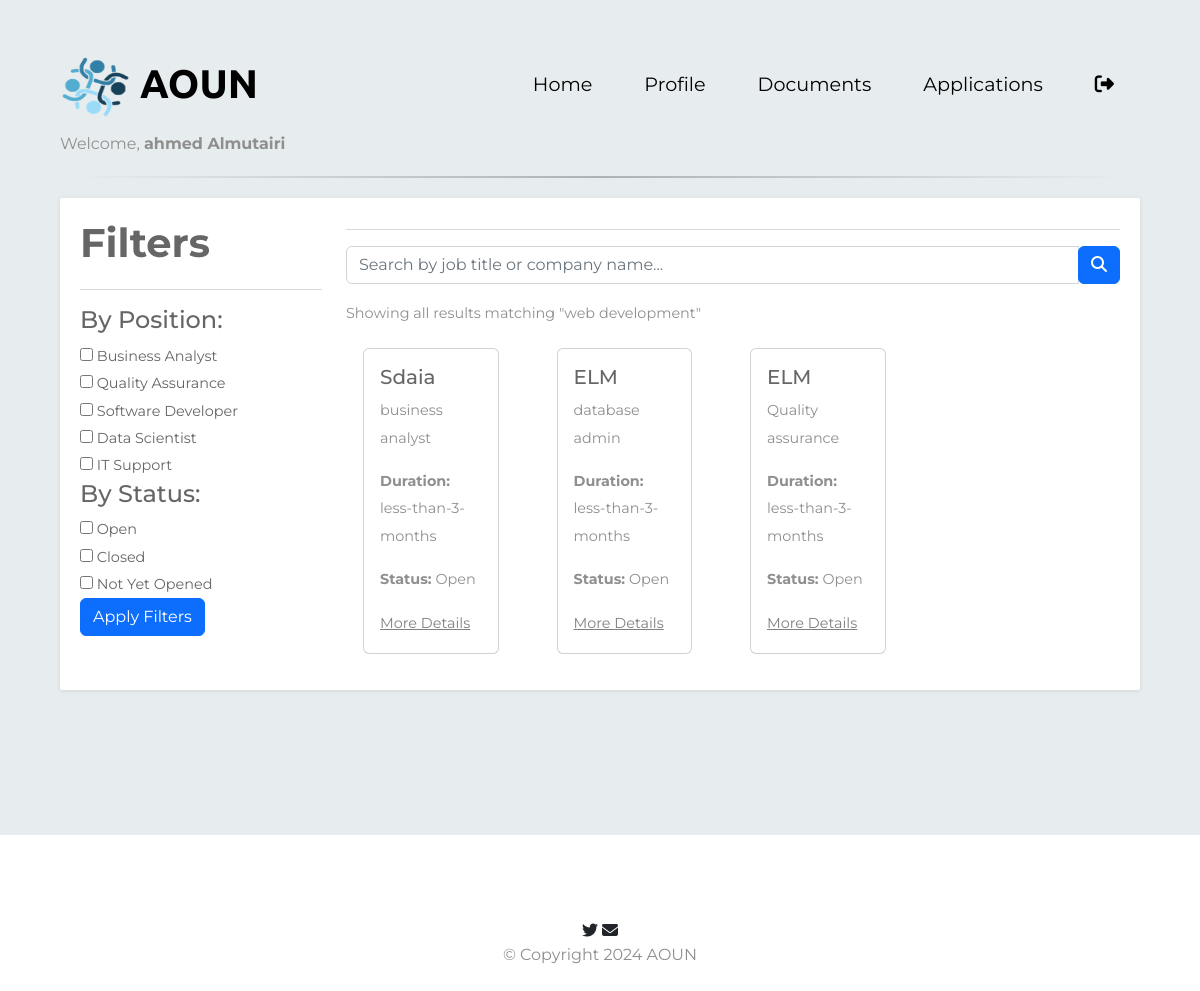
Screenshot of /HomePage_student (signed in) with the database file from the repository.
### flaskapp/flaskapp/models.py (models this page shows)
class Opportunity(db.Model):
    id = db.Column(db.Integer, primary_key=True)
    OppDuration = db.Column(db.String(50), nullable=False)
    OppCity = db.Column(db.String(50), nullable=False)
    OppJobTitle = db.Column(db.String(100), nullable=False)
    OppJobDesc = db.Column(db.Text, nullable=False)
    open_date = db.Column(db.DateTime, nullable=False)
    close_date = db.Column(db.DateTime, nullable=False)
    company_id = db.Column(db.Integer, db.ForeignKey('company.id'), nullable=False)
    applications = db.relationship('Apply', backref='applied_opportunities', lazy=True)

class Company(db.Model):
    id = db.Column(db.Integer, primary_key=True)
    CompName = db.Column(db.String(100), nullable=False)
    CompCity = db.Column(db.String(50), nullable=True)
    CompNum = db.Column(db.String(15), nullable=True)
    CompEmail = db.Column(db.String(100), nullable=False)
    CompWebsite = db.Column(db.String(100), nullable=True)
    CompIndustry = db.Column(db.String(100), nullable=True)
    CompPic = db.Column(db.String(200), nullable=True)
    CompPass = db.Column(db.String(100), nullable=False)
    CompFile = db.Column(db.String(100), nullable=False)
    verify = db.Column(db.Boolean, nullable=True, default=False)
    CompLogo = db.Column(db.String(100), nullable=True)
    opportunities = db.relationship('Opportunity', backref='company', lazy=True)

### flaskapp/flaskapp/app.py (the view, shortened to what this page needs)
@app.route('/HomePage_student', methods=['GET', 'POST'])
def HomePage_student():
    student = session.get('student')
    current_time = datetime.utcnow()
    search_query = request.args.get('search_query', '').strip()
    filter_category = request.args.get('filter_category', '').strip()
    filter_status = request.args.get('filter_status', '').strip()
    query = Opportunity.query
    if filter_category:
        query = query.filter(Opportunity.OppJobTitle.like(f"%{filter_category}%"))
    opportunities = query.all()
    return render_template('student/HomePage_student.html',
                           student=student,
                           opportunities=opportunities,
                           current_time=current_time,
                           search_query=search_query,
                           filter_category=filter_category,
                           filter_status=filter_status)

### flaskapp/flaskapp/templates/student/HomePage_student.html (shortened to what this page needs)
<!DOCTYPE html>
<html>
  <head>
    <link
      rel="stylesheet"
      href="https://cdn.jsdelivr.net/npm/bootstrap@5.2.0/dist/css/bootstrap.min.css"
    />
    <link
      rel="stylesheet"
      href="{{ url_for('static', filename='css/main.css') }}"
    />
    <link
      rel="stylesheet"
      href="{{ url_for('static', filename='css/student/stu_home.css') }}"
    />
  </head>
  <body>
    <section id="title">
      <div class="container-fluid">
        <nav class="navbar navbar-expand-lg navbar-dark">
          <a
            class="navbar-brand"
            href="{{ url_for('HomePage') }}"
            style="display: flex; align-items: center"
          >
            <img
              src="{{ url_for('static', filename='images/aounlogo.png') }}"
              alt="Website Logo"
              width="70"
              height="70"
              style="margin-right: 10px"
            />
            <span>AOUN</span>
          </a>
          <div class="collapse navbar-collapse" id="navbarTogglerDemo02">
            <ul class="navbar-nav ms-auto">
              <li class="nav-item">
                <a class="nav-link" href="{{ url_for('HomePage_student') }}"
                  >Home</a
                >
              </li>
              <li class="nav-item">
                <a class="nav-link" href="{{ url_for('profile') }}">Profile</a>
              </li>
              <li class="nav-item">
                <a class="nav-link" href="{{ url_for('doucment') }}"
                  >Documents</a
                >
              </li>
              <li class="nav-item">
                <a class="nav-link" href="{{ url_for('appliaction') }}"
                  >Applications</a
                >
              </li>
              <li class="nav-item">
                <a class="nav-link" href="{{ url_for('logout') }}"
                  ><i
                    class="fa-solid fa-right-from-bracket"
                    style="color: #000000"
                  ></i
                ></a>
              </li>
            </ul>
          </div>
        </nav>
        <div class="welcome">
          <p>
            Welcome,
            <strong>
              {% if student %} {{ student['StFName'] }} {{ student['StLName'] }}
              {% else %} No user found. {% endif %}
            </strong>
          </p>
        </div>
        <hr class="styled-hr" />
        <div class="row">
          <div class="container">
            <div class="row">
              <div class="col-md-12">
                <div class="grid search">
                  <div class="grid-body">
                    <div class="row">
                      <div class="col-md-3">
                        <h2 class="grid-title">Filters</h2>
                        <hr />
                        <form
                          action="{{ url_for('HomePage_student') }}"
                          method="GET"
                        >
                          <h4>By Position:</h4>
                          <div class="checkbox">
                            <label
                              ><input type="checkbox" name="filter_category"
                              value="Business Analyst" > Business
                              Analyst</label
                            >
                          </div>
                          <div class="checkbox">
                            <label
                              ><input type="checkbox" name="filter_category"
                              value="Quality Assurance" > Quality
                              Assurance</label
                            >
                          </div>
                          <div class="checkbox">
                            <label
                              ><input type="checkbox" name="filter_category"
                              value="Software Developer" >
                              Software Developer</label
                            >
                          </div>
                          <div class="checkbox">
                            <label
                              ><input type="checkbox" name="filter_category"
                              value="Data Scientist" > Data
                              Scientist</label
                            >
                          </div>
                          <div class="checkbox">
                            <label
                              ><input type="checkbox" name="filter_category"
                              value="IT Support" > IT Support</label
                            >
                          </div>
                          <h4>By Status:</h4>
                          <div class="checkbox">
                            <label
                              ><input type="checkbox" name="filter_status"
                              value="Open" > Open</label
                            >
                          </div>
                          <div class="checkbox">
                            <label
                              ><input type="checkbox" name="filter_status"
                              value="Closed" > Closed</label
                            >
                          </div>
                          <div class="checkbox">
                            <label
                              ><input type="checkbox" name="filter_status"
                              value="Not Yet Opened" > Not Yet
                              Opened</label
                            >
                          </div>
                          <button type="submit" class="btn btn-primary">
                            Apply Filters
                          </button>
                        </form>
                      </div>
                      <div class="col-md-9">
                        <hr />
                        <form
                          action="{{ url_for('HomePage_student') }}"
                          method="GET"
                          class="input-group mb-3"
                        >
                          <input
                            type="text"
                            name="search_query"
                            class="form-control"
                            value="{{ search_query }}"
                            placeholder="Search by job title or company name..."
                          />
                          <span class="input-group-btn">
                            <button class="btn btn-primary" type="submit">
                              <i class="fa fa-search"></i>
                            </button>
                          </span>
                        </form>
                        <p>Showing all results matching "web development"</p>
                        <div class="container">
                          <div class="row">
                            {% for opportunity in opportunities %}
                            <div class="col-md-3 mb-3">
                              <div class="card custom-card-size">
                                <div class="card-body">
                                  <h5 class="card-title">
                                    {{ opportunity.company.CompName }}
                                  </h5>
                                  <p class="card-text">
                                    {{ opportunity.OppJobTitle }}
                                  </p>
                                  <p class="card-text">
                                    <strong>Duration:</strong> {{
                                    opportunity.OppDuration }}
                                  </p>
                                  {% if opportunity.open_date > current_time %}
                                  <p class="card-text">
                                    <strong>Status:</strong> Not Yet Opened
                                  </p>
                                  {% elif opportunity.close_date < current_time
                                  %}
                                  <p class="card-text">
                                    <strong>Status:</strong> Closed
                                  </p>
                                  {% else %}
                                  <p class="card-text">
                                    <strong>Status:</strong> Open
                                  </p>
                                  {% endif %}
                                  <a
                                    href="#"
                                    class="more-details-link"
                                    data-bs-toggle="modal"
                                    data-bs-target="#detailsModal{{ opportunity.id }}"
                                    >More Details</a
                                  >
                                </div>
                              </div>
                            </div>
                            {% endfor %}
                          </div>
                        </div>
                      </div>
                    </div>
                  </div>
                </div>
              </div>
            </div>
          </div>
        </div>
      </div>
    </section>
    <footer id="footer">
      <i class="social-icon fa-brands fa-twitter"></i>
      <i class="social-icon fa-solid fa-envelope"></i>
      <p>© Copyright 2024 AOUN</p>
    </footer>
  </body>
</html>

### flaskapp/flaskapp/static/css/main.css (style rules this page uses)
body { font-family: "Montserrat"; background-image: url(images/login-bg.png); }
#title { background-color: #e7edef; color: #000000; }
h2 { font-family: "Montserrat"; font-weight: bold; font-size: 2.5rem; line-height: 1.5; }
p { color: #8f8f8f; }
.container-fluid { padding: 3% 5% 10%; }
.navbar-brand { font-family: "Ubuntu"; font-size: 2.5rem; font-weight: bold; color: #000000; }
.nav-item { padding: 0 18px; }
.nav-link { font-size: 1.2rem; font-family: "Montserrat"; color: #000000; }
.card { margin: 5px; }
.styled-hr { border: 0; height: 2px; background-image: linear-gradient(to right, #f0f0f0, #000000, #f0f0f0); margin: 20px 0; }
#footer { padding: 7% 15%; text-align:center; }

### flaskapp/flaskapp/static/css/student/stu_home.css (style rules this page uses)
.grid { position: relative; width: 100%; background: #fff; color: #666666; border-radius: 2px; margin-bottom: 25px; box-shadow: 0px 1px 4px rgba(0, 0, 0, 0.1); }
.grid .grid-body { padding: 15px 20px 15px 20px; font-size: 0.9em; line-height: 1.9em; }
a { text-decoration: none; color: white; }
.custom-card-size { width: 80%; max-width: 200px; height: auto; }
.more-details-link { color: grey; text-decoration: underline; }

### rows the page displays
Opportunity: company.CompName "Sdaia", OppJobTitle "business analyst", OppDuration "less-than-3-months", shows "Status:"
Opportunity: company.CompName "ELM", OppJobTitle "database admin", OppDuration "less-than-3-months", shows "Status:"
Opportunity: company.CompName "ELM", OppJobTitle "Quality assurance", OppDuration "less-than-3-months", shows "Status:"

### other values shown
{{ student['StFName'] }} "ahmed"
{{ student['StLName'] }} "Almutairi"
